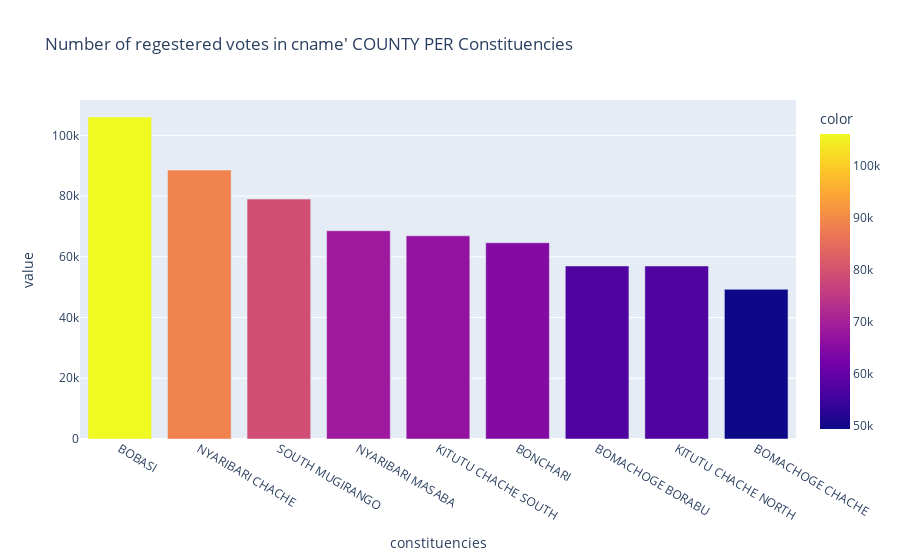

Notebook code for this chart:
### Code cell
plot("KISII")

### Figure 1 — Plotly figure (JSON) as saved in the notebook; plotly's stock layout.template omitted (floating-point values rounded to 4 significant figures)
{"data": [{"alignmentgroup": "True", "hovertemplate": "Const.=%{x}<br>value=%{y}<br>color=%{marker.color}<extra></extra>", "legendgroup": "", "marker": {"color": [106060, 88553, 79004, 68593, 66908, 64630, 56991, 56970, 49301], "coloraxis": "coloraxis", "pattern": {"shape": ""}}, "name": "", "offsetgroup": "", "orientation": "v", "showlegend": false, "textposition": "auto", "type": "bar", "x": ["BOBASI", "NYARIBARI CHACHE", "SOUTH MUGIRANGO", "NYARIBARI MASABA", "KITUTU CHACHE SOUTH", "BONCHARI", "BOMACHOGE BORABU", "KITUTU CHACHE NORTH", "BOMACHOGE CHACHE"], "xaxis": "x", "y": [106060, 88553, 79004, 68593, 66908, 64630, 56991, 56970, 49301], "yaxis": "y"}], "layout": {"barmode": "relative", "coloraxis": {"colorbar": {"title": {"text": "color"}}, "colorscale": [[0, "#0d0887"], [0.1111, "#46039f"], [0.2222, "#7201a8"], [0.3333, "#9c179e"], [0.4444, "#bd3786"], [0.5556, "#d8576b"], [0.6667, "#ed7953"], [0.7778, "#fb9f3a"], [0.8889, "#fdca26"], [1, "#f0f921"]]}, "legend": {"tracegroupgap": 0}, "title": {"text": "Number of regestered votes in cname' COUNTY PER Constituencies"}, "xaxis": {"anchor": "y", "domain": [0, 1], "title": {"text": "constituencies"}}, "yaxis": {"anchor": "x", "domain": [0, 1], "title": {"text": "value"}}}}
